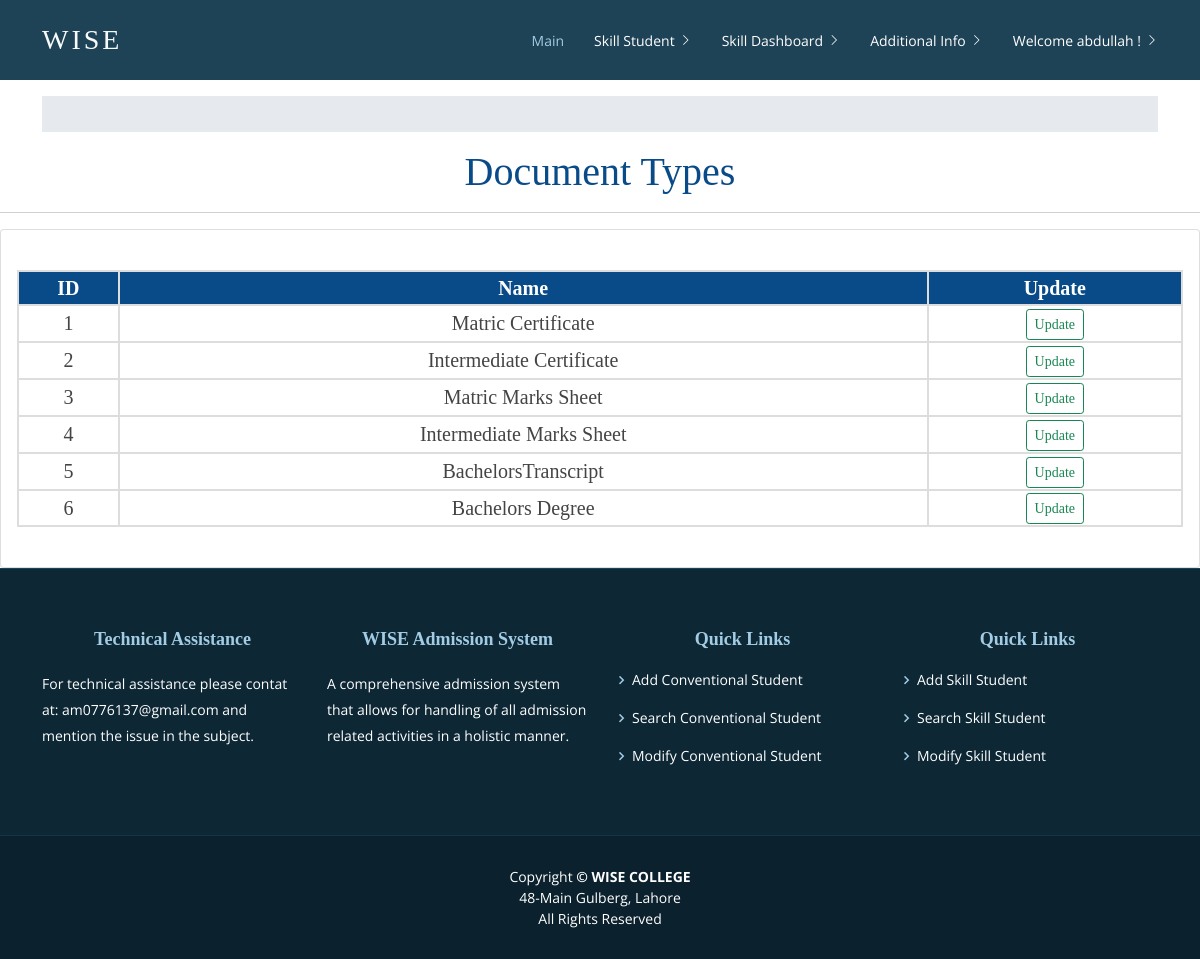
/document_type_dashboard/ (signed in), run on an earlier commit of the app's database.
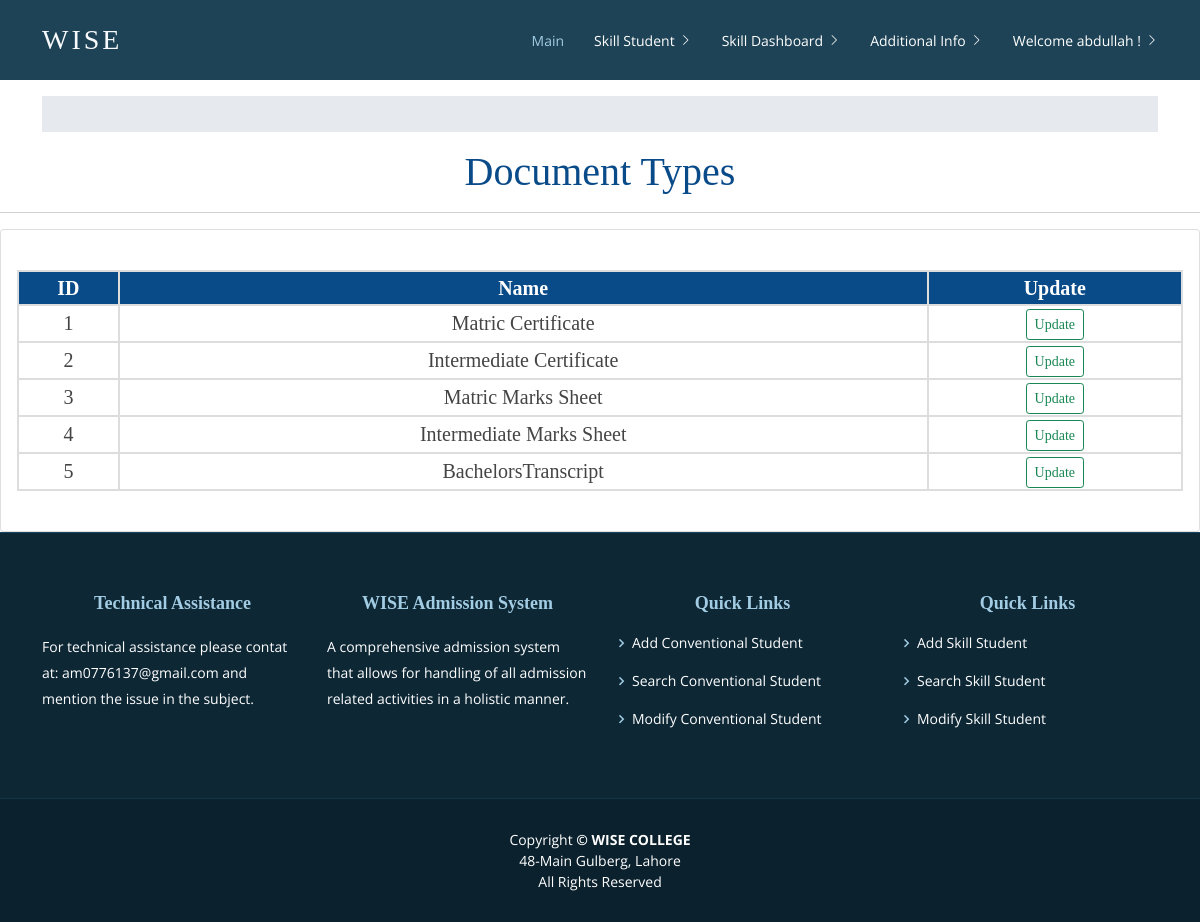
And on a later commit of the database.
### AdmissionSystem/models.py (models this page shows, shortened)
class DocumentType(models.Model):
	doc_type = models.CharField(max_length=100)
	created_by = models.CharField(max_length=100)
	updated_by = models.CharField(max_length=100, null=True, blank=True)

### AdmissionSystem/views.py (the view)
# urls.py: path('document_type_dashboard/',views.document_type_dashboard,name='documenttypedashboard'),
@login_required(login_url='loginpageview')
def document_type_dashboard(request):
	document_type_objects = DocumentType.objects.all()
	all_data = list()
	for document_type in document_type_objects:
		doc_type_data = list()
		doc_type_data.append(document_type.id)
		doc_type_data.append(document_type.doc_type)
		all_data.append(doc_type_data)
	context = {'alldata': all_data}
	return render(request,'document_type_dashboard.html',context=context)

### templates/document_type_dashboard.html (shortened to what this page needs)
{% extends 'base.html' %}
{% load static %}
{% block content %}
<div class="col-md-15">
 		<h1 class="text-center">Document Types</h1>
		<hr>
		<div class="card card-body">
				<table id="search-table" class="users-table mt-4">
						<tr>
							<th>ID</th>
							<th>Name</th>
							<th>Update</th>
						</tr>
						{% for data in alldata %}
								<tr>
									{% for column in data %}
									<td>{{ column }}</td>
									{% endfor %}
 									<td>
									<input value="Update" type="button" onclick="location.href='{% url 'updatedocumenttype' data.0 %}'" class="btn btn-sm btn-outline-success"></td>
								</tr>
						{% endfor %}
				</table>
				<br>
 		</div>
</div>
{% endblock %}

What changed in the data, as far as the page shows it:
removed DocumentType: data "Bachelors Degree"
Also different on the page:
list line gone: "6 Update"
